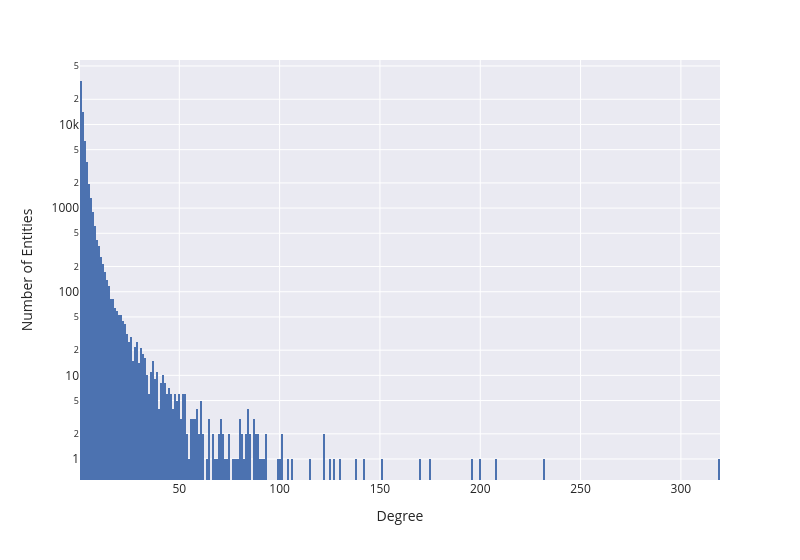

The notebook cell saved with this chart:
### Markdown cell above
- Degree

### Code cell
fig = px.histogram(
    data_frame = node_level,
    x = "degree",
    width = 800,
    log_y=True
)

fig.update_layout(xaxis_title = "Degree", yaxis_title = "Number of Entities")
save_fig(fig, 'node_degree_distribution.pdf')
show(fig)

### Figure 1 — Plotly figure (JSON) as saved in the notebook; plotly's stock layout.template omitted (floating-point values rounded to 4 significant figures; data arrays with more than 128 entries replaced by an {"elided": "..."} marker saying what was removed)
{"data": [{"bingroup": "x", "hovertemplate": "degree=%{x}<br>count=%{y}<extra></extra>", "legendgroup": "", "marker": {"color": "rgb(76,114,176)", "pattern": {"shape": ""}}, "name": "", "orientation": "v", "showlegend": false, "type": "histogram", "x": {"elided": "64553 int values"}, "xaxis": "x", "yaxis": "y"}], "layout": {"barmode": "relative", "font": {"size": 12}, "legend": {"tracegroupgap": 0}, "margin": {"t": 60}, "width": 800, "xaxis": {"anchor": "y", "domain": [0, 1], "title": {"text": "Degree"}}, "yaxis": {"anchor": "x", "domain": [0, 1], "title": {"text": "Number of Entities"}, "type": "log"}}}
